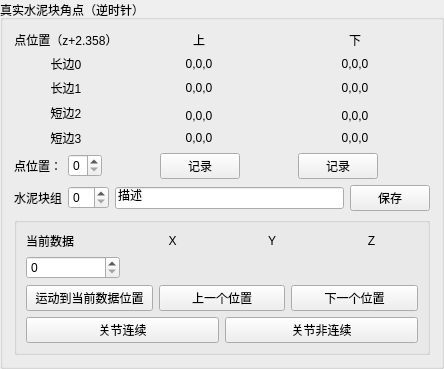
         <widget class="QGroupBox" name="groupBox_12">
          <property name="sizePolicy">
           <sizepolicy hsizetype="Preferred" vsizetype="Preferred">
            <horstretch>0</horstretch>
            <verstretch>1</verstretch>
           </sizepolicy>
          </property>
          <property name="title">
           <string>真实水泥块角点（逆时针）</string>
          </property>
          <layout class="QGridLayout" name="gridLayout_13">
           <item row="1" column="0">
            <layout class="QHBoxLayout" name="horizontalLayout_14">
             <item>
              <widget class="QLabel" name="label_59">
               <property name="text">
                <string>点位置：</string>
               </property>
              </widget>
             </item>
             <item>
              <widget class="QSpinBox" name="spbBlockNum">
               <property name="maximum">
                <number>3</number>
               </property>
              </widget>
             </item>
             <item>
              <spacer name="horizontalSpacer">
               <property name="orientation">
                <enum>Qt::Horizontal</enum>
               </property>
               <property name="sizeHint" stdset="0">
                <size>
                 <width>40</width>
                 <height>20</height>
                </size>
               </property>
              </spacer>
             </item>
             <item>
              <widget class="QPushButton" name="btnRecordUpperBlock">
               <property name="text">
                <string>记录</string>
               </property>
              </widget>
             </item>
             <item>
              <spacer name="horizontalSpacer_2">
               <property name="orientation">
                <enum>Qt::Horizontal</enum>
               </property>
               <property name="sizeHint" stdset="0">
                <size>
                 <width>40</width>
                 <height>20</height>
                </size>
               </property>
              </spacer>
             </item>
             <item>
              <widget class="QPushButton" name="btnRecordLowerBlock">
               <property name="text">
                <string>记录</string>
               </property>
              </widget>
             </item>
             <item>
              <spacer name="horizontalSpacer_4">
               <property name="orientation">
                <enum>Qt::Horizontal</enum>
               </property>
               <property name="sizeHint" stdset="0">
                <size>
                 <width>40</width>
                 <height>20</height>
                </size>
               </property>
              </spacer>
             </item>
            </layout>
           </item>
           <item row="2" column="0">
            <layout class="QHBoxLayout" name="horizontalLayout_15">
             <item>
              <widget class="QLabel" name="label_60">
               <property name="text">
                <string>水泥块组</string>
               </property>
              </widget>
             </item>
             <item>
              <widget class="QSpinBox" name="spbBlockGroupNum"/>
             </item>
             <item>
              <widget class="QLineEdit" name="BlockDescription">
               <property name="minimumSize">
                <size>
                 <width>100</width>
                 <height>0</height>
                </size>
               </property>
               <property name="text">
                <string>描述</string>
               </property>
              </widget>
             </item>
             <item>
              <widget class="QPushButton" name="btnSaveBlock">
               <property name="text">
                <string>保存</string>
               </property>
              </widget>
             </item>
            </layout>
           </item>
           <item row="0" column="0">
            <layout class="QGridLayout" name="gridLayout_12">
             <item row="1" column="2">
              <widget class="QLabel" name="lblBlockLowerPosi0">
               <property name="minimumSize">
                <size>
                 <width>150</width>
                 <height>0</height>
                </size>
               </property>
               <property name="text">
                <string>0,0,0</string>
               </property>
               <property name="alignment">
                <set>Qt::AlignCenter</set>
               </property>
              </widget>
             </item>
             <item row="7" column="1">
              <widget class="QLabel" name="lblBlockUpperPosi3">
               <property name="sizePolicy">
                <sizepolicy hsizetype="Preferred" vsizetype="Preferred">
                 <horstretch>0</horstretch>
                 <verstretch>1</verstretch>
                </sizepolicy>
               </property>
               <property name="minimumSize">
                <size>
                 <width>150</width>
                 <height>0</height>
                </size>
               </property>
               <property name="text">
                <string>0,0,0</string>
               </property>
               <property name="alignment">
                <set>Qt::AlignCenter</set>
               </property>
              </widget>
             </item>
             <item row="5" column="0" rowspan="2">
              <widget class="QLabel" name="label_57">
               <property name="text">
                <string>短边2</string>
               </property>
               <property name="alignment">
                <set>Qt::AlignCenter</set>
               </property>
              </widget>
             </item>
             <item row="1" column="0">
              <widget class="QLabel" name="label_58">
               <property name="text">
                <string>长边0</string>
               </property>
               <property name="alignment">
                <set>Qt::AlignCenter</set>
               </property>
              </widget>
             </item>
             <item row="6" column="2">
              <widget class="QLabel" name="lblBlockLowerPosi2">
               <property name="minimumSize">
                <size>
                 <width>150</width>
                 <height>0</height>
                </size>
               </property>
               <property name="text">
                <string>0,0,0</string>
               </property>
               <property name="alignment">
                <set>Qt::AlignCenter</set>
               </property>
              </widget>
             </item>
             <item row="7" column="0">
              <widget class="QLabel" name="label_56">
               <property name="text">
                <string>短边3</string>
               </property>
               <property name="alignment">
                <set>Qt::AlignCenter</set>
               </property>
              </widget>
             </item>
             <item row="0" column="0">
              <widget class="QLabel" name="label_53">
               <property name="text">
                <string>点位置（z+2.358）</string>
               </property>
               <property name="alignment">
                <set>Qt::AlignCenter</set>
               </property>
              </widget>
             </item>
             <item row="2" column="0">
              <widget class="QLabel" name="label_54">
               <property name="text">
                <string>长边1</string>
               </property>
               <property name="alignment">
                <set>Qt::AlignCenter</set>
               </property>
              </widget>
             </item>
             <item row="7" column="2">
              <widget class="QLabel" name="lblBlockLowerPosi3">
               <property name="minimumSize">
                <size>
                 <width>150</width>
                 <height>0</height>
                </size>
               </property>
               <property name="text">
                <string>0,0,0</string>
               </property>
               <property name="alignment">
                <set>Qt::AlignCenter</set>
               </property>
              </widget>
             </item>
             <item row="2" column="2">
              <widget class="QLabel" name="lblBlockLowerPosi1">
               <property name="minimumSize">
                <size>
                 <width>150</width>
                 <height>0</height>
                </size>
               </property>
               <property name="text">
                <string>0,0,0</string>
               </property>
               <property name="alignment">
                <set>Qt::AlignCenter</set>
               </property>
              </widget>
             </item>
             <item row="0" column="2">
              <widget class="QLabel" name="label_55">
               <property name="text">
                <string>下</string>
               </property>
               <property name="alignment">
                <set>Qt::AlignCenter</set>
               </property>
              </widget>
             </item>
             <item row="6" column="1">
              <widget class="QLabel" name="lblBlockUpperPosi2">
               <property name="sizePolicy">
                <sizepolicy hsizetype="Preferred" vsizetype="Preferred">
                 <horstretch>0</horstretch>
                 <verstretch>1</verstretch>
                </sizepolicy>
               </property>
               <property name="minimumSize">
                <size>
                 <width>150</width>
                 <height>0</height>
                </size>
               </property>
               <property name="text">
                <string>0,0,0</string>
               </property>
               <property name="alignment">
                <set>Qt::AlignCenter</set>
               </property>
              </widget>
             </item>
             <item row="2" column="1">
              <widget class="QLabel" name="lblBlockUpperPosi1">
               <property name="sizePolicy">
                <sizepolicy hsizetype="Preferred" vsizetype="Preferred">
                 <horstretch>0</horstretch>
                 <verstretch>1</verstretch>
                </sizepolicy>
               </property>
               <property name="minimumSize">
                <size>
                 <width>150</width>
                 <height>0</height>
                </size>
               </property>
               <property name="text">
                <string>0,0,0</string>
               </property>
               <property name="alignment">
                <set>Qt::AlignCenter</set>
               </property>
              </widget>
             </item>
             <item row="1" column="1">
              <widget class="QLabel" name="lblBlockUpperPosi0">
               <property name="sizePolicy">
                <sizepolicy hsizetype="Preferred" vsizetype="Preferred">
                 <horstretch>0</horstretch>
                 <verstretch>1</verstretch>
                </sizepolicy>
               </property>
               <property name="minimumSize">
                <size>
                 <width>150</width>
                 <height>0</height>
                </size>
               </property>
               <property name="text">
                <string>0,0,0</string>
               </property>
               <property name="alignment">
                <set>Qt::AlignCenter</set>
               </property>
              </widget>
             </item>
             <item row="0" column="1">
              <widget class="QLabel" name="label_52">
               <property name="sizePolicy">
                <sizepolicy hsizetype="Preferred" vsizetype="Preferred">
                 <horstretch>0</horstretch>
                 <verstretch>1</verstretch>
                </sizepolicy>
               </property>
               <property name="sizeIncrement">
                <size>
                 <width>2</width>
                 <height>0</height>
                </size>
               </property>
               <property name="text">
                <string>上</string>
               </property>
               <property name="alignment">
                <set>Qt::AlignCenter</set>
               </property>
              </widget>
             </item>
            </layout>
           </item>
           <item row="3" column="0">
            <widget class="QGroupBox" name="groupBox_16">
             <property name="title">
              <string/>
             </property>
             <layout class="QVBoxLayout" name="verticalLayout_13">
              <item>
               <layout class="QGridLayout" name="gridLayout_9">
                <item row="0" column="0">
                 <widget class="QLabel" name="label_23">
                  <property name="text">
                   <string>当前数据</string>
                  </property>
                 </widget>
                </item>
                <item row="1" column="0">
                 <widget class="QSpinBox" name="spbCurrentPosi">
                  <property name="maximum">
                   <number>1000</number>
                  </property>
                 </widget>
                </item>
                <item row="0" column="2">
                 <widget class="QLabel" name="label_32">
                  <property name="layoutDirection">
                   <enum>Qt::LeftToRight</enum>
                  </property>
                  <property name="text">
                   <string>Y</string>
                  </property>
                  <property name="alignment">
                   <set>Qt::AlignCenter</set>
                  </property>
                 </widget>
                </item>
                <item row="0" column="3">
                 <widget class="QLabel" name="label_33">
                  <property name="layoutDirection">
                   <enum>Qt::LeftToRight</enum>
                  </property>
                  <property name="text">
                   <string>Z</string>
                  </property>
                  <property name="alignment">
                   <set>Qt::AlignCenter</set>
                  </property>
                 </widget>
                </item>
                <item row="0" column="1">
                 <widget class="QLabel" name="label_31">
                  <property name="layoutDirection">
                   <enum>Qt::LeftToRight</enum>
                  </property>
                  <property name="text">
                   <string>X</string>
                  </property>
                  <property name="alignment">
                   <set>Qt::AlignCenter</set>
                  </property>
                 </widget>
                </item>
                <item row="1" column="1">
                 <widget class="QLabel" name="lblCurrentPosiX">
                  <property name="text">
                   <string/>
                  </property>
                  <property name="alignment">
                   <set>Qt::AlignCenter</set>
                  </property>
                 </widget>
                </item>
                <item row="1" column="2">
                 <widget class="QLabel" name="lblCurrentPosiY">
                  <property name="text">
                   <string/>
                  </property>
                  <property name="alignment">
                   <set>Qt::AlignCenter</set>
                  </property>
                 </widget>
                </item>
                <item row="1" column="3">
                 <widget class="QLabel" name="lblCurrentPosiZ">
                  <property name="text">
                   <string/>
                  </property>
                  <property name="alignment">
                   <set>Qt::AlignCenter</set>
                  </property>
                 </widget>
                </item>
               </layout>
              </item>
              <item>
               <layout class="QHBoxLayout" name="horizontalLayout_23">
                <item>
                 <widget class="QPushButton" name="btnCurrentPosition">
                  <property name="text">
                   <string>运动到当前数据位置</string>
                  </property>
                 </widget>
                </item>
                <item>
                 <widget class="QPushButton" name="btnLastPosition">
                  <property name="text">
                   <string>上一个位置</string>
                  </property>
                 </widget>
                </item>
                <item>
                 <widget class="QPushButton" name="btnNextPosi">
                  <property name="text">
                   <string>下一个位置</string>
                  </property>
                 </widget>
                </item>
               </layout>
              </item>
              <item>
               <layout class="QHBoxLayout" name="horizontalLayout_21">
                <item>
                 <widget class="QPushButton" name="btnSetAxisContinuity">
                  <property name="text">
                   <string>关节连续</string>
                  </property>
                 </widget>
                </item>
                <item>
                 <widget class="QPushButton" name="btnSetAxisNotContinuity">
                  <property name="text">
                   <string>关节非连续</string>
                  </property>
                 </widget>
                </item>
               </layout>
              </item>
             </layout>
            </widget>
           </item>
          </layout>
         </widget>
